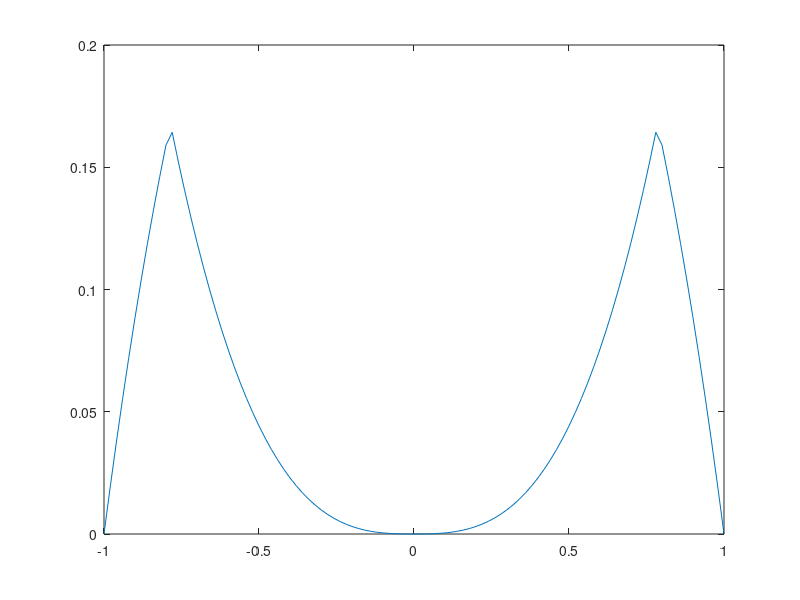

Recreate this plot in MATLAB.
%%%%%%%%%%%%%%%%%%%%%%%%%%%%%%%%%%%%%%%%%%%%%%%%%%%%%%%% 
% Program to implement the upwind like scheme          % 
%   for 1D Eikonal Equation                            %
%       |u'| = 1 in \Omega                             % 
%        u(0) = u(1) = 0                               % 
%                                                      % 
%%%%%%%%%%%%%%%%%%%%%%%%%%%%%%%%%%%%%%%%%%%%%%%%%%%%%%%%

clear
close all

format long

N = 100;
a = -1;
b = 1;

h = (b-a)/N;

x = (a:h:b)';

delt = h;

% Tolerance for convergence
eps = 10^-4;
error = 100;

u = zeros(N+1,1);
unew = u;
iter = 0;
while error > eps
    for i = 2:N
        H = max(abs(max([(u(i)-u(i-1))/h,0])),abs(min([(u(i+1)-u(i))/h,0])));
        
        unew(i) = u(i) - delt*(H-x(i)^2);
    end
    error = max(abs(unew-u));
    u = unew;
    iter = iter+1;
    plot(x,unew);
    pause(0.1);
end
plot(x,unew)
iter